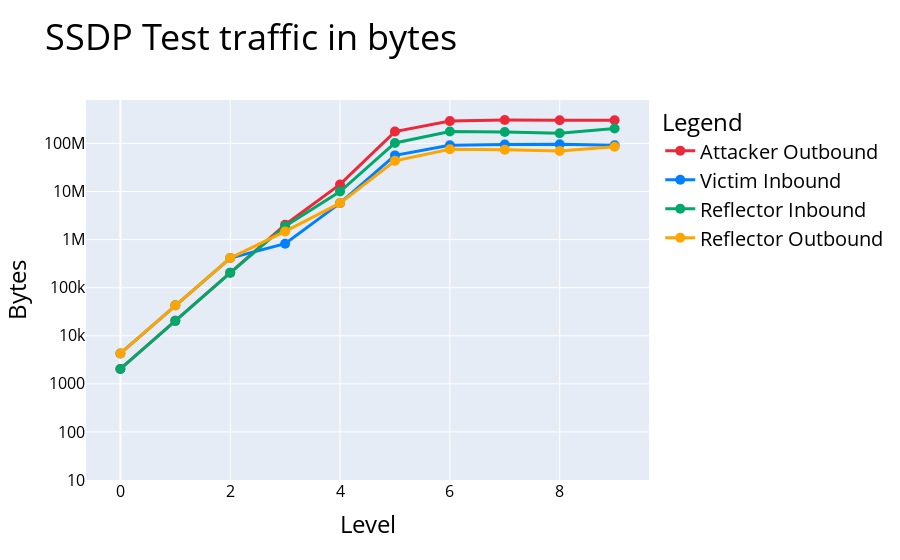

The notebook cell this image was saved under:
### Markdown cell above
### Plotting

### Code cell
PlotLevelAttackData(attackerStats,victimStats,reflectorStats,Protocol,BytesOrPackets,Tool)

### Figure 1 — Plotly figure (JSON) as saved in the notebook; plotly's stock layout.template omitted (floating-point values rounded to 4 significant figures)
{"data": [{"hovertemplate": "variable=Attacker Outbound<br>Level=%{x}<br>value=%{y}<extra></extra>", "legendgroup": "Attacker Outbound", "line": {"color": "#ED2939", "dash": "solid", "width": 3}, "marker": {"size": 10, "symbol": "circle"}, "mode": "lines+markers", "name": "Attacker Outbound", "orientation": "v", "showlegend": true, "type": "scatter", "x": [0, 1, 2, 3, 4, 5, 6, 7, 8, 9], "xaxis": "x", "y": [2040, 20400, 204000, 2040000, 14042680, 176487200, 291237200, 305970488, 304159784, 302633184], "yaxis": "y"}, {"hovertemplate": "variable=Victim Inbound<br>Level=%{x}<br>value=%{y}<extra></extra>", "legendgroup": "Victim Inbound", "line": {"color": "#007FFF", "dash": "solid", "width": 3}, "marker": {"size": 10, "symbol": "circle"}, "mode": "lines+markers", "name": "Victim Inbound", "orientation": "v", "showlegend": true, "type": "scatter", "x": [0, 1, 2, 3, 4, 5, 6, 7, 8, 9], "xaxis": "x", "y": [4290, 42900, 412412, 819962, 5735444, 56410640, 91829738, 95331808, 96125458, 91349544], "yaxis": "y"}, {"hovertemplate": "variable=Reflector Inbound<br>Level=%{x}<br>value=%{y}<extra></extra>", "legendgroup": "Reflector Inbound", "line": {"color": "#00A86B", "dash": "solid", "width": 3}, "marker": {"size": 10, "symbol": "circle"}, "mode": "lines+markers", "name": "Reflector Inbound", "orientation": "v", "showlegend": true, "type": "scatter", "x": [0, 1, 2, 3, 4, 5, 6, 7, 8, 9], "xaxis": "x", "y": [2040, 20400, 204000, 1901688, 9963904, 102024072, 177170872, 172298400, 163351232, 204461040], "yaxis": "y"}, {"hovertemplate": "variable=Reflector Outbound<br>Level=%{x}<br>value=%{y}<extra></extra>", "legendgroup": "Reflector Outbound", "line": {"color": "orange", "dash": "solid", "width": 3}, "marker": {"size": 10, "symbol": "circle"}, "mode": "lines+markers", "name": "Reflector Outbound", "orientation": "v", "showlegend": true, "type": "scatter", "x": [0, 1, 2, 3, 4, 5, 6, 7, 8, 9], "xaxis": "x", "y": [4290, 42900, 412412, 1478048, 5735444, 43403074, 75560628, 74258470, 69629274, 85180810], "yaxis": "y"}], "layout": {"legend": {"font": {"color": "black", "size": 20}, "title": {"font": {"color": "black", "size": 24}, "text": "Legend"}, "tracegroupgap": 0}, "title": {"font": {"color": "black", "size": 36}, "text": "SSDP Test traffic in bytes"}, "xaxis": {"anchor": "y", "domain": [0, 1], "tickfont": {"color": "black", "size": 16}, "title": {"font": {"color": "black", "size": 24}, "text": "Level"}}, "yaxis": {"anchor": "x", "domain": [0, 1], "range": [1, 8.903], "tickfont": {"color": "black", "size": 16}, "title": {"font": {"color": "black", "size": 24}, "text": "Bytes"}, "type": "log"}}}
